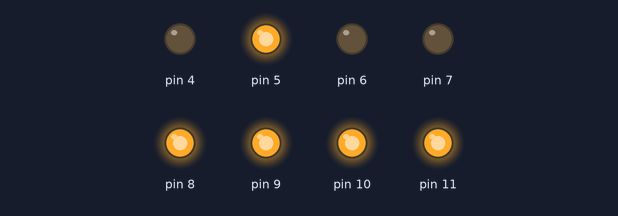
A sketch run on a simulated Arduino Uno, built with avr-gcc and run on an emulated ATmega328P. Shown: output pins drawn as LEDs (lit = HIGH).

Above: at 0.1 s.
Timing chart, 0 to 1.6 s (numbered marks = the images above):
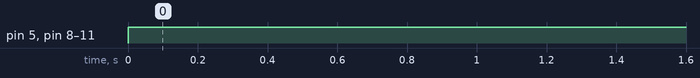

Measured:
- by itself, pin 5, pin 8–11: LOW → HIGH at 0.00 s

The sketch:

L6_-_Functions.ino
```cpp
void setup() {
  pinMode(11, OUTPUT);
  pinMode(10, OUTPUT);
  pinMode(9, OUTPUT);
  pinMode(8, OUTPUT);
  pinMode(7, OUTPUT);
  pinMode(6, OUTPUT);
  pinMode(5, OUTPUT);
  pinMode(4, OUTPUT);
}

void loop() {
  nine();
}

 zero(){
  digitalWrite(10, HIGH);
  digitalWrite(9, HIGH);
  digitalWrite(8, HIGH);
  digitalWrite(7, HIGH);
  digitalWrite(6, HIGH);
  digitalWrite(5, HIGH);
  }

  void one(){
  digitalWrite(8, HIGH);
  digitalWrite(5, HIGH);
  }

  void two(){
  digitalWrite(11, HIGH);
  digitalWrite(9, HIGH);
  digitalWrite(8, HIGH);
  digitalWrite(7, HIGH);
  digitalWrite(6, HIGH);
  }

  void three(){
  digitalWrite(11, HIGH);
  digitalWrite(9, HIGH);
  digitalWrite(8, HIGH);
  digitalWrite(6, HIGH);
  digitalWrite(5, HIGH);
  }

  void four(){
  digitalWrite(11, HIGH);
  digitalWrite(10, HIGH);
  digitalWrite(8, HIGH);
  digitalWrite(5, HIGH);
  }
  void five(){
  digitalWrite(11, HIGH);
  digitalWrite(10, HIGH);
  digitalWrite(9, HIGH);
  digitalWrite(6, HIGH);
  digitalWrite(5, HIGH);
  }

  void six(){
  digitalWrite(11, HIGH);
  digitalWrite(10, HIGH);
  digitalWrite(9, HIGH);
  digitalWrite(7, HIGH);
  digitalWrite(6, HIGH);
  digitalWrite(5, HIGH);
  }

  void seven(){
  digitalWrite(9, HIGH);
  digitalWrite(8, HIGH);
  digitalWrite(5, HIGH);
  }

  void eight(){
  digitalWrite(11, HIGH);
  digitalWrite(10, HIGH);
  digitalWrite(9, HIGH);
  digitalWrite(8, HIGH);
  digitalWrite(7, HIGH);
  digitalWrite(6, HIGH);
  digitalWrite(5, HIGH);
  }

  void nine(){
  digitalWrite(11, HIGH);
  digitalWrite(10, HIGH);
  digitalWrite(9, HIGH);
  digitalWrite(8, HIGH);
  digitalWrite(5, HIGH);
  }
```
